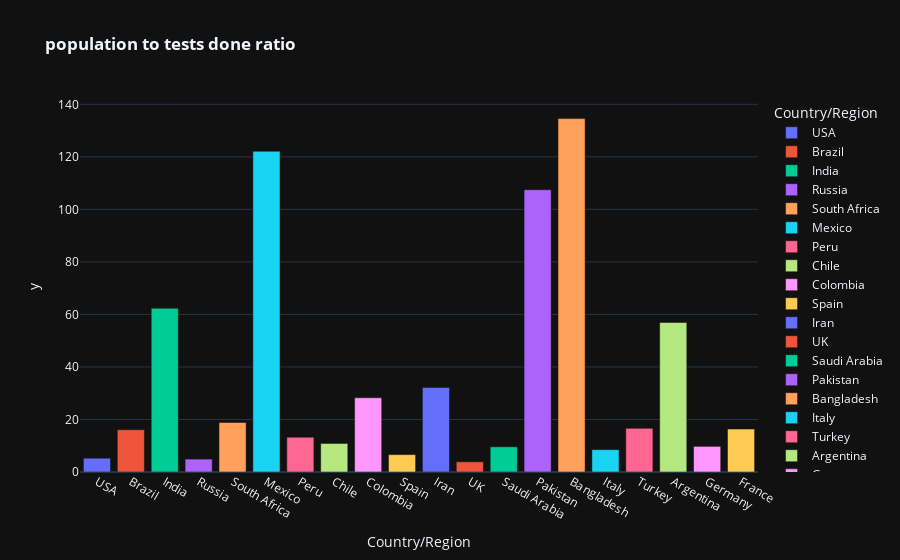

The code cell stored with this chart in its notebook:
### Code cell
fig=px.bar(world_data.iloc[0:20],color='Country/Region',y=pop_test_ratio,x='Country/Region',template="plotly_dark",title="<b>population to tests done ratio</b>")
fig.show()

### Figure 1 — Plotly figure (JSON) as saved in the notebook; plotly's stock layout.template omitted (floating-point values rounded to 4 significant figures)
{"data": [{"alignmentgroup": "True", "hovertemplate": "Country/Region=%{x}<br>y=%{y}<extra></extra>", "legendgroup": "USA", "marker": {"color": "#636efa", "pattern": {"shape": ""}}, "name": "USA", "offsetgroup": "USA", "orientation": "v", "showlegend": true, "textposition": "auto", "type": "bar", "x": ["USA"], "xaxis": "x", "y": [5.245], "yaxis": "y"}, {"alignmentgroup": "True", "hovertemplate": "Country/Region=%{x}<br>y=%{y}<extra></extra>", "legendgroup": "Brazil", "marker": {"color": "#EF553B", "pattern": {"shape": ""}}, "name": "Brazil", "offsetgroup": "Brazil", "orientation": "v", "showlegend": true, "textposition": "auto", "type": "bar", "x": ["Brazil"], "xaxis": "x", "y": [16.11], "yaxis": "y"}, {"alignmentgroup": "True", "hovertemplate": "Country/Region=%{x}<br>y=%{y}<extra></extra>", "legendgroup": "India", "marker": {"color": "#00cc96", "pattern": {"shape": ""}}, "name": "India", "offsetgroup": "India", "orientation": "v", "showlegend": true, "textposition": "auto", "type": "bar", "x": ["India"], "xaxis": "x", "y": [62.37], "yaxis": "y"}, {"alignmentgroup": "True", "hovertemplate": "Country/Region=%{x}<br>y=%{y}<extra></extra>", "legendgroup": "Russia", "marker": {"color": "#ab63fa", "pattern": {"shape": ""}}, "name": "Russia", "offsetgroup": "Russia", "orientation": "v", "showlegend": true, "textposition": "auto", "type": "bar", "x": ["Russia"], "xaxis": "x", "y": [4.911], "yaxis": "y"}, {"alignmentgroup": "True", "hovertemplate": "Country/Region=%{x}<br>y=%{y}<extra></extra>", "legendgroup": "South Africa", "marker": {"color": "#FFA15A", "pattern": {"shape": ""}}, "name": "South Africa", "offsetgroup": "South Africa", "orientation": "v", "showlegend": true, "textposition": "auto", "type": "bar", "x": ["South Africa"], "xaxis": "x", "y": [18.85], "yaxis": "y"}, {"alignmentgroup": "True", "hovertemplate": "Country/Region=%{x}<br>y=%{y}<extra></extra>", "legendgroup": "Mexico", "marker": {"color": "#19d3f3", "pattern": {"shape": ""}}, "name": "Mexico", "offsetgroup": "Mexico", "orientation": "v", "showlegend": true, "textposition": "auto", "type": "bar", "x": ["Mexico"], "xaxis": "x", "y": [122.1], "yaxis": "y"}, {"alignmentgroup": "True", "hovertemplate": "Country/Region=%{x}<br>y=%{y}<extra></extra>", "legendgroup": "Peru", "marker": {"color": "#FF6692", "pattern": {"shape": ""}}, "name": "Peru", "offsetgroup": "Peru", "orientation": "v", "showlegend": true, "textposition": "auto", "type": "bar", "x": ["Peru"], "xaxis": "x", "y": [13.24], "yaxis": "y"}, {"alignmentgroup": "True", "hovertemplate": "Country/Region=%{x}<br>y=%{y}<extra></extra>", "legendgroup": "Chile", "marker": {"color": "#B6E880", "pattern": {"shape": ""}}, "name": "Chile", "offsetgroup": "Chile", "orientation": "v", "showlegend": true, "textposition": "auto", "type": "bar", "x": ["Chile"], "xaxis": "x", "y": [10.87], "yaxis": "y"}, {"alignmentgroup": "True", "hovertemplate": "Country/Region=%{x}<br>y=%{y}<extra></extra>", "legendgroup": "Colombia", "marker": {"color": "#FF97FF", "pattern": {"shape": ""}}, "name": "Colombia", "offsetgroup": "Colombia", "orientation": "v", "showlegend": true, "textposition": "auto", "type": "bar", "x": ["Colombia"], "xaxis": "x", "y": [28.27], "yaxis": "y"}, {"alignmentgroup": "True", "hovertemplate": "Country/Region=%{x}<br>y=%{y}<extra></extra>", "legendgroup": "Spain", "marker": {"color": "#FECB52", "pattern": {"shape": ""}}, "name": "Spain", "offsetgroup": "Spain", "orientation": "v", "showlegend": true, "textposition": "auto", "type": "bar", "x": ["Spain"], "xaxis": "x", "y": [6.619], "yaxis": "y"}, {"alignmentgroup": "True", "hovertemplate": "Country/Region=%{x}<br>y=%{y}<extra></extra>", "legendgroup": "Iran", "marker": {"color": "#636efa", "pattern": {"shape": ""}}, "name": "Iran", "offsetgroup": "Iran", "orientation": "v", "showlegend": true, "textposition": "auto", "type": "bar", "x": ["Iran"], "xaxis": "x", "y": [32.19], "yaxis": "y"}, {"alignmentgroup": "True", "hovertemplate": "Country/Region=%{x}<br>y=%{y}<extra></extra>", "legendgroup": "UK", "marker": {"color": "#EF553B", "pattern": {"shape": ""}}, "name": "UK", "offsetgroup": "UK", "orientation": "v", "showlegend": true, "textposition": "auto", "type": "bar", "x": ["UK"], "xaxis": "x", "y": [3.878], "yaxis": "y"}, {"alignmentgroup": "True", "hovertemplate": "Country/Region=%{x}<br>y=%{y}<extra></extra>", "legendgroup": "Saudi Arabia", "marker": {"color": "#00cc96", "pattern": {"shape": ""}}, "name": "Saudi Arabia", "offsetgroup": "Saudi Arabia", "orientation": "v", "showlegend": true, "textposition": "auto", "type": "bar", "x": ["Saudi Arabia"], "xaxis": "x", "y": [9.59], "yaxis": "y"}, {"alignmentgroup": "True", "hovertemplate": "Country/Region=%{x}<br>y=%{y}<extra></extra>", "legendgroup": "Pakistan", "marker": {"color": "#ab63fa", "pattern": {"shape": ""}}, "name": "Pakistan", "offsetgroup": "Pakistan", "orientation": "v", "showlegend": true, "textposition": "auto", "type": "bar", "x": ["Pakistan"], "xaxis": "x", "y": [107.5], "yaxis": "y"}, {"alignmentgroup": "True", "hovertemplate": "Country/Region=%{x}<br>y=%{y}<extra></extra>", "legendgroup": "Bangladesh", "marker": {"color": "#FFA15A", "pattern": {"shape": ""}}, "name": "Bangladesh", "offsetgroup": "Bangladesh", "orientation": "v", "showlegend": true, "textposition": "auto", "type": "bar", "x": ["Bangladesh"], "xaxis": "x", "y": [134.6], "yaxis": "y"}, {"alignmentgroup": "True", "hovertemplate": "Country/Region=%{x}<br>y=%{y}<extra></extra>", "legendgroup": "Italy", "marker": {"color": "#19d3f3", "pattern": {"shape": ""}}, "name": "Italy", "offsetgroup": "Italy", "orientation": "v", "showlegend": true, "textposition": "auto", "type": "bar", "x": ["Italy"], "xaxis": "x", "y": [8.515], "yaxis": "y"}, {"alignmentgroup": "True", "hovertemplate": "Country/Region=%{x}<br>y=%{y}<extra></extra>", "legendgroup": "Turkey", "marker": {"color": "#FF6692", "pattern": {"shape": ""}}, "name": "Turkey", "offsetgroup": "Turkey", "orientation": "v", "showlegend": true, "textposition": "auto", "type": "bar", "x": ["Turkey"], "xaxis": "x", "y": [16.61], "yaxis": "y"}, {"alignmentgroup": "True", "hovertemplate": "Country/Region=%{x}<br>y=%{y}<extra></extra>", "legendgroup": "Argentina", "marker": {"color": "#B6E880", "pattern": {"shape": ""}}, "name": "Argentina", "offsetgroup": "Argentina", "orientation": "v", "showlegend": true, "textposition": "auto", "type": "bar", "x": ["Argentina"], "xaxis": "x", "y": [56.93], "yaxis": "y"}, {"alignmentgroup": "True", "hovertemplate": "Country/Region=%{x}<br>y=%{y}<extra></extra>", "legendgroup": "Germany", "marker": {"color": "#FF97FF", "pattern": {"shape": ""}}, "name": "Germany", "offsetgroup": "Germany", "orientation": "v", "showlegend": true, "textposition": "auto", "type": "bar", "x": ["Germany"], "xaxis": "x", "y": [9.761], "yaxis": "y"}, {"alignmentgroup": "True", "hovertemplate": "Country/Region=%{x}<br>y=%{y}<extra></extra>", "legendgroup": "France", "marker": {"color": "#FECB52", "pattern": {"shape": ""}}, "name": "France", "offsetgroup": "France", "orientation": "v", "showlegend": true, "textposition": "auto", "type": "bar", "x": ["France"], "xaxis": "x", "y": [16.35], "yaxis": "y"}], "layout": {"autosize": true, "barmode": "relative", "legend": {"title": {"text": "Country/Region"}, "tracegroupgap": 0}, "title": {"text": "<b>population to tests done ratio</b>"}, "xaxis": {"anchor": "y", "autorange": true, "categoryarray": ["USA", "Brazil", "India", "Russia", "South Africa", "Mexico", "Peru", "Chile", "Colombia", "Spain", "Iran", "UK", "Saudi Arabia", "Pakistan", "Bangladesh", "Italy", "Turkey", "Argentina", "Germany", "France"], "categoryorder": "array", "domain": [0, 1], "range": [-0.5, 19.5], "title": {"text": "Country/Region"}, "type": "category"}, "yaxis": {"anchor": "x", "autorange": true, "domain": [0, 1], "range": [0, 141.6], "title": {"text": "y"}, "type": "linear"}}}
